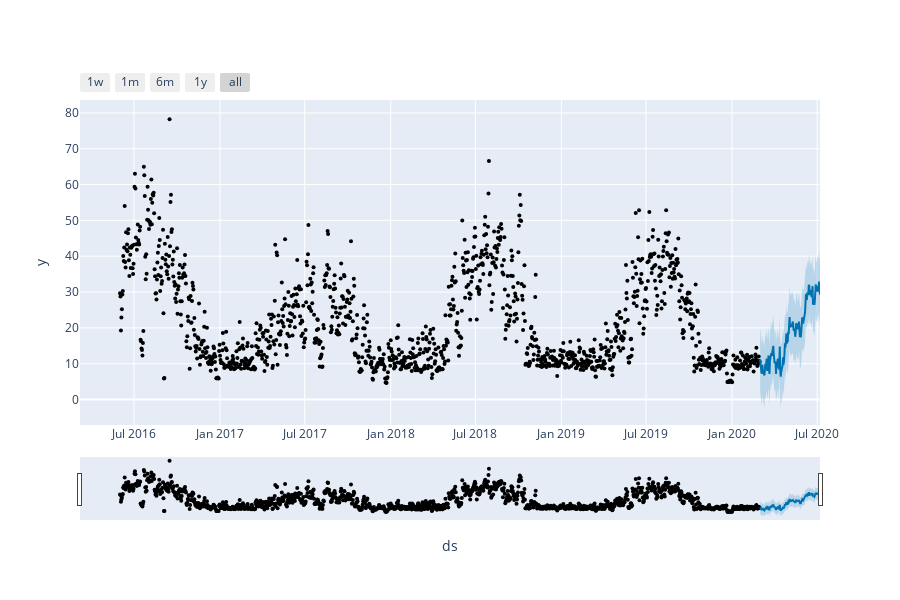

Here is the notebook cell this chart was saved with:
### Markdown cell above
### 1.4.2

### Code cell
fig1 = plot_plotly(m, forecast_test)
fig1.show()

# Plot components
fig2 = plot_components_plotly(m, forecast_test)
fig2.show()

### Figure 1 — Plotly figure (JSON) as saved in the notebook; plotly's stock layout.template omitted (floating-point values rounded to 4 significant figures; data arrays with more than 128 entries replaced by an {"elided": "..."} marker saying what was removed)
{"data": [{"marker": {"color": "black", "size": 4}, "mode": "markers", "name": "Actual", "type": "scatter", "x": {"elided": "1369 str values"}, "y": {"elided": "1369 float values"}}, {"hoverinfo": "skip", "line": {"width": 0}, "mode": "lines", "type": "scatter", "x": {"elided": "129 str values"}, "y": {"elided": "129 float values"}}, {"fill": "tonexty", "fillcolor": "rgba(0, 114, 178, 0.2)", "line": {"color": "#0072B2", "width": 2}, "mode": "lines", "name": "Predicted", "type": "scatter", "x": {"elided": "129 str values"}, "y": {"elided": "129 float values"}}, {"fill": "tonexty", "fillcolor": "rgba(0, 114, 178, 0.2)", "hoverinfo": "skip", "line": {"width": 0}, "mode": "lines", "type": "scatter", "x": {"elided": "129 str values"}, "y": {"elided": "129 float values"}}], "layout": {"height": 600, "showlegend": false, "width": 900, "xaxis": {"rangeselector": {"buttons": [{"count": 7, "label": "1w", "step": "day", "stepmode": "backward"}, {"count": 1, "label": "1m", "step": "month", "stepmode": "backward"}, {"count": 6, "label": "6m", "step": "month", "stepmode": "backward"}, {"count": 1, "label": "1y", "step": "year", "stepmode": "backward"}, {"step": "all"}]}, "rangeslider": {"visible": true}, "title": {"text": "ds"}, "type": "date"}, "yaxis": {"title": {"text": "y"}}}}
